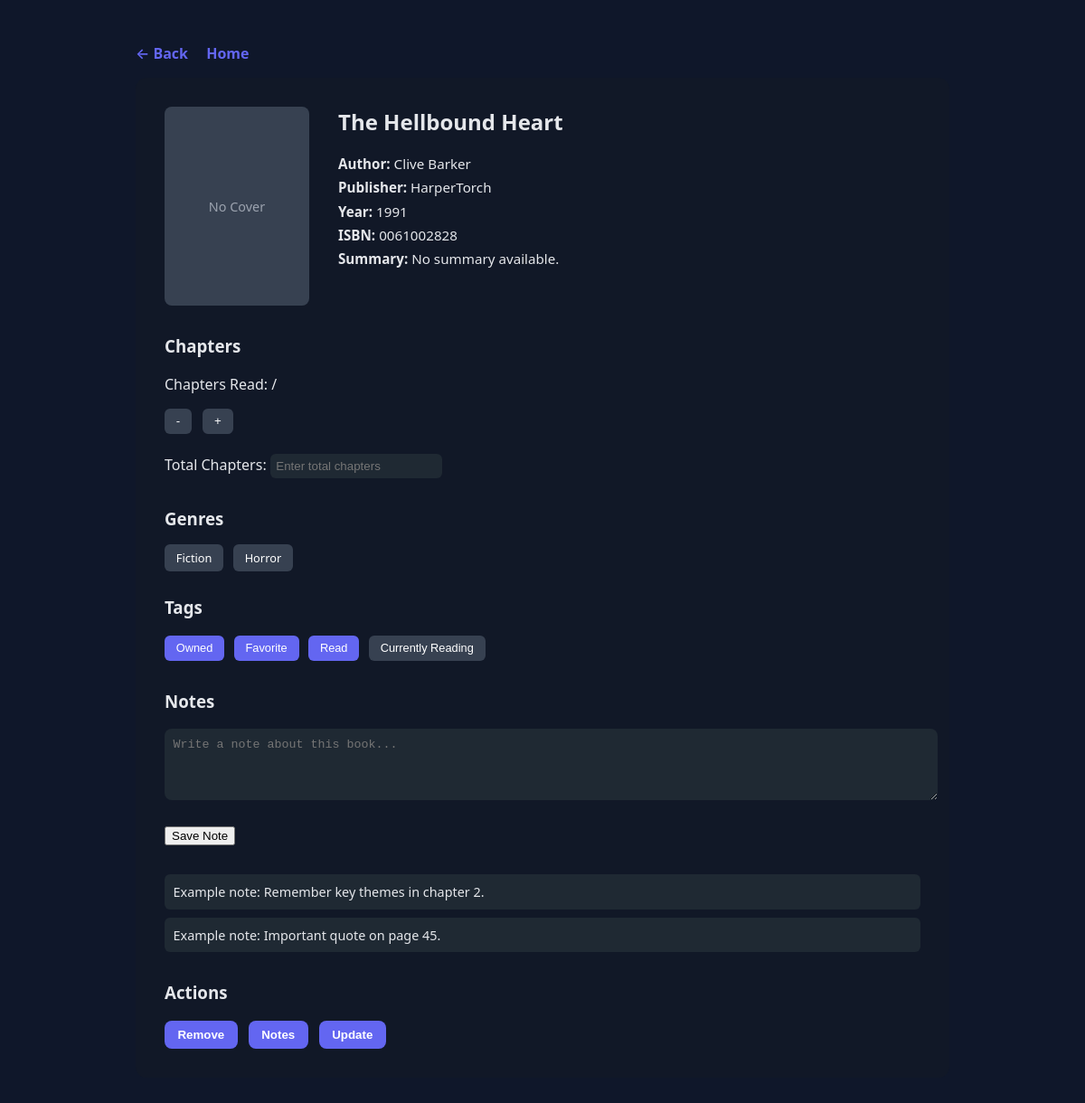
Screenshot of /book/isbn/0061002828 with the database file from the repository.
### tables this page shows
CREATE TABLE Books (
                   ISBN TEXT PRIMARY KEY,
                   Title TEXT NOT NULL,
                   Publish_Year INTEGER,
                   Publisher_ID INTEGER,
                   Summary TEXT,
                   Tag_ID INTEGER,
                   Chapters INTEGER,
                   Chapters_Completed INTEGER,
                   Cover_Image BLOB,
                   FOREIGN KEY (Publisher_ID) REFERENCES Publishers(Publisher_ID),
                   FOREIGN KEY (Tag_ID) REFERENCES Tags(Tag_ID)
                   );

CREATE TABLE Authors (
                   Author_ID INTEGER PRIMARY KEY,
                   Author_Full_Name TEXT NOT NULL,
                   Author_First_Name TEXT NOT NULL,
                   Author_Last_Name TEXT NOT NULL,
                   OpenLibrary_ID TEXT
                   );

CREATE TABLE Publishers (
                   Publisher_ID INTEGER PRIMARY KEY,
                   Publisher_Name TEXT NOT NULL
                   );

CREATE TABLE Genre (
                   Genre_ID INTEGER PRIMARY KEY,
                   Genre VARCHAR(15)
                   );

### app/main.py (the view)
    @app.route('/book/isbn/<isbn>')
    def individual_book_page(isbn):
        try:
            isbn_dict = {"ISBN": isbn}
            book_result = json.loads(read(isbn_dict, 'book-isbn'))
            return render_template('view_book.html', book=book_result), 200
        except json.decoder.JSONDecodeError:
            return f'ISBN not in database'  # !WIP! add full error page

### app/services/Book/Book.py (called while the page is built)
def read_book(isbn):
    try:
        return read_full_book_record(isbn)
    except json.decoder.JSONDecodeError:
        return f'Error: Book with ISBN {isbn} not in database.'

### app/services/Book/BookRead.py (called while the page is built)
def connect_to_database():
    try:
        conn = sqlite3.connect(DB_PATH)
        cursor = conn.cursor()
        return cursor, conn
    except sqlite3.Error as error:
        print(f"Database error: {error}")
        conn.close()

def read_book_table(isbn):
    cursor, conn = connect_to_database()
    read_query = "SELECT * FROM Books WHERE ISBN = ?"
    criteria = (isbn,)
    cursor.execute(read_query, criteria)
    result = cursor.fetchall()
    conn.close()
    if result:
        convert_to_dict = {
            "ISBN": result[0][0],
            "Title": result[0][1],
            "Publish_Year": result[0][2],
            "Publisher_ID": result[0][3],
            "Summary": result[0][4],
            "Tag_ID": result[0][5],
            "Chapters": result[0][6],
            "Chapters_Completed": result[0][7],
            "Cover_Image_Bytes": result[0][8]
        }
        json_format = json.dumps(convert_to_dict)
        return json_format
    else:
        return "ISBN not found"

def read_tag_table(tag_id):
    cursor, conn = connect_to_database()
    read_query = "SELECT Owned, Favorite, Completed, Currently_Reading, Personal_Or_Academic FROM Tags WHERE Tag_ID = ?"
    criteria = (tag_id,)
    cursor.execute(read_query, criteria)
    result = cursor.fetchall()
    conn.close()
    if result:
        convert_to_dict = {
            "Owned": result[0][0],
            "Favorite": result[0][1],
            "Completed": result[0][2],
            "Currently_Reading": result[0][3],
            "Personal_Or_Academic": result[0][4],
        }
        json_format = json.dumps(convert_to_dict)
        return json_format
    else:
        return "Tag_ID not found"

def read_publisher_name_for_full_book_record(publisher_id):
    cursor, conn = connect_to_database()
    read_query = "SELECT Publisher_Name FROM Publishers WHERE Publisher_ID = ?"
    criteria = (publisher_id,)
    cursor.execute(read_query, criteria)
    result = cursor.fetchall()
    conn.close()
    if result:
        convert_to_dict = {
            "Publisher_Name": result[0][0]
        }
        json_format = json.dumps(convert_to_dict)
        return json_format
    else:
        return "Publisher_ID not found"

### app/templates/view_book.html (shortened to what this page needs)
<!DOCTYPE html>
<html lang="en">
<head>
</head>
<body>
  <div class="page-wrapper">
    <div class="nav-buttons">
      <a href="/book/add-local">← Back</a>
      <a href="/">Home</a>
    </div>
    <div class="book-container">
      <div class="book-header">
        <div class="book-cover">
          No Cover
        </div>
        <div class="book-info">
          <h2>{{ book["Title"] }}</h2>
          <p><strong>Author:</strong> {{ book["Author_First_Name_1"] }} {{ book["Author_Last_Name_1"] }}</p>
          <p><strong>Publisher:</strong> {{ book["Publisher_Name"] }}</p>
          <p><strong>Year:</strong> {{ book["Publish_Year"] }}</p>
          <p><strong>ISBN:</strong> {{ book["ISBN"] }}</p>
          {% if book["Summary"] %}
            <p><strong>Summary:</strong> {{ book["Summary"] }}</p>
          {% else %}
            <p><strong>Summary:</strong> No summary available.</p>
          {% endif %}
        </div>
      </div>
      <div class="section">
        <h3>Chapters</h3>
        <p>Chapters Read: {{ book["Chapters_Completed"] }} / {{ book["Chapters"] }}</p>
        <div class="chapter-controls">
          <button>-</button>
          <button>+</button>
        </div>
        <br>
        <label>Total Chapters:</label>
        <input type="number" placeholder="Enter total chapters">
      </div>
      <div class="section">
        <h3>Genres</h3>
        <span class="tag">{{ book["Genre_1"].title() }}</span>
        {% if book["Genre_2"] %}
          <span class="tag">{{ book["Genre_2"].title() }}</span>
        {% endif %}
      </div>
      <div class="section">
        <h3>Tags</h3>
        {% if book["Owned"] == "on" %}
          <button class="tag toggle active">Owned</button>
        {% else %}
          <button class="tag toggle">Owned</button>
        {% endif %}
        {% if book["Favorite"] == "on" %}
          <button class="tag toggle active">Favorite</button>
        {% else %}
          <button class="tag toggle">Favorite</button>
        {% endif %}
        {% if book["Completed"] == "on" %}
          <button class="tag toggle active">Read</button>
        {% else %}
          <button class="tag toggle">Read</button>
        {% endif %}
        {% if book["Currently_Reading"] == "on" %}
          <button class="tag toggle active">Currently Reading</button>
        {% else %}
          <button class="tag toggle">Currently Reading</button>
        {% endif %}
      </div>
      <div class="section">
        <h3>Notes</h3>
        <textarea rows="4" placeholder="Write a note about this book..."></textarea>
        <br><br>
        <button>Save Note</button>
        <div class="section">
          <div class="note-card">
            Example note: Remember key themes in chapter 2.
          </div>
          <div class="note-card">
            Example note: Important quote on page 45.
          </div>
        </div>
      </div>
      <div class="section">
        <h3>Actions</h3>
        <div class="button-group">
          <button class="remove-btn">Remove</button>
          <button>Notes</button>
          <button>Update</button>
        </div>
      </div>
    </div>
  </div>
</body>
</html>

### app/templates/view_book.html (style rules this page uses)
body { font-family: system-ui, -apple-system, BlinkMacSystemFont, "Segoe UI", sans-serif; background-color: #0f172a; color: #e5e7eb; margin: 0; padding: 0; }
.page-wrapper { max-width: 900px; margin: 3rem auto; padding: 0 1rem; }
.nav-buttons { margin-bottom: 1rem; }
.nav-buttons a { text-decoration: none; color: #6366f1; font-weight: 600; margin-right: 1rem; }
.book-container { background-color: #111827; padding: 2rem; border-radius: 12px; }
.book-header { display: flex; gap: 2rem; }
.book-cover { width: 160px; height: 220px; background-color: #374151; border-radius: 8px; display: flex; align-items: center; justify-content: center; color: #9ca3af; font-size: 0.9rem; }
.book-info h2 { margin-top: 0; }
.book-info p { margin: 0.4rem 0; font-size: 0.95rem; }
.section { margin-top: 2rem; }
.chapter-controls button { padding: 0.4rem 0.8rem; margin-right: 0.5rem; border-radius: 6px; border: none; background-color: #374151; color: white; cursor: pointer; }
.button-group button { padding: 0.5rem 0.9rem; border-radius: 8px; border: none; background-color: #6366f1; color: white; font-weight: 600; cursor: pointer; margin-right: 0.5rem; }
.remove-btn { background-color: #dc2626; }
.tag { background-color: #374151; padding: 0.4rem 0.8rem; border-radius: 6px; font-size: 0.8rem; margin-right: 0.4rem; border: none; color: white; cursor: pointer; }
.tag.active { background-color: #6366f1; }
input[type="number"] { padding: 0.4rem; border-radius: 6px; border: none; background-color: #1f2933; color: #e5e7eb; }
textarea { width: 100%; border-radius: 8px; border: none; background-color: #1f2933; color: #e5e7eb; padding: 0.6rem; resize: vertical; }
.note-card { background-color: #1f2933; padding: 0.6rem; border-radius: 6px; margin-top: 0.6rem; font-size: 0.9rem; }

### rows the page displays
Books: Title "The Hellbound Heart"
Authors: Author_First_Name_1 "Clive", Author_Last_Name_1 "Barker"
Publishers: Publisher_Name "HarperTorch"
Genre: Genre_1 "Fiction"
Genre: Genre_2 "Horror"

### other values shown
{{ book["Publish_Year"] }} "1991"
{{ book["ISBN"] }} "0061002828"
